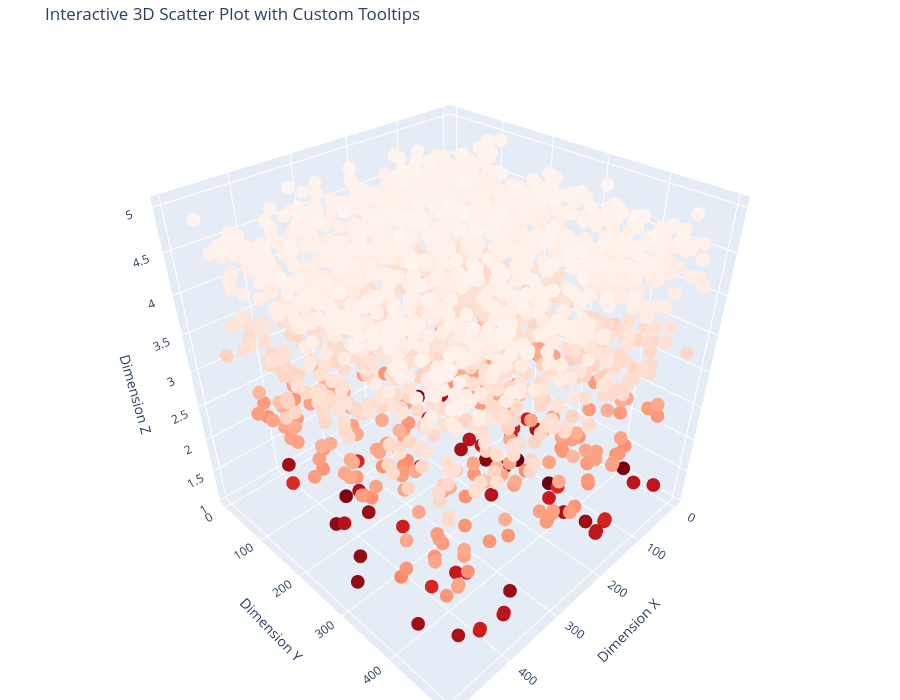

The cell this chart's notebook holds for it:
### Code cell
simmilar_subjects_treatment_plot( compas_to_analysis , 'C_Ethnic_Code_Text' ,['Caucasian','No Caucasian'] ,  500 , attr_sim_compas  )

### Figure 1 — Plotly figure (JSON) as saved in the notebook; plotly's stock layout.template omitted (floating-point values rounded to 4 significant figures; data arrays with more than 128 entries replaced by an {"elided": "..."} marker saying what was removed)
{"data": [{"hovertemplate": "<b>Point:</b> %{customdata[0]}<br><b>Coordinates:</b> (%{x:.2f}, %{y:.2f}, Simmilarity %{z:.2f})<br><extra></extra>", "marker": {"color": {"elided": "2002 float values"}, "colorscale": [[0, "rgb(255,245,240)"], [0.125, "rgb(254,224,210)"], [0.25, "rgb(252,187,161)"], [0.375, "rgb(252,146,114)"], [0.5, "rgb(251,106,74)"], [0.625, "rgb(239,59,44)"], [0.75, "rgb(203,24,29)"], [0.875, "rgb(165,15,21)"], [1, "rgb(103,0,13)"]]}, "mode": "markers", "type": "scatter3d", "x": {"elided": "2002 int values"}, "y": {"elided": "2002 int values"}, "z": {"elided": "2002 float values"}}], "layout": {"height": 700, "margin": {"b": 0, "l": 0, "r": 0, "t": 40}, "scene": {"xaxis": {"title": {"text": "Dimension X"}}, "yaxis": {"title": {"text": "Dimension Y"}}, "zaxis": {"title": {"text": "Dimension Z"}}}, "title": {"text": "Interactive 3D Scatter Plot with Custom Tooltips"}, "width": 900}}
